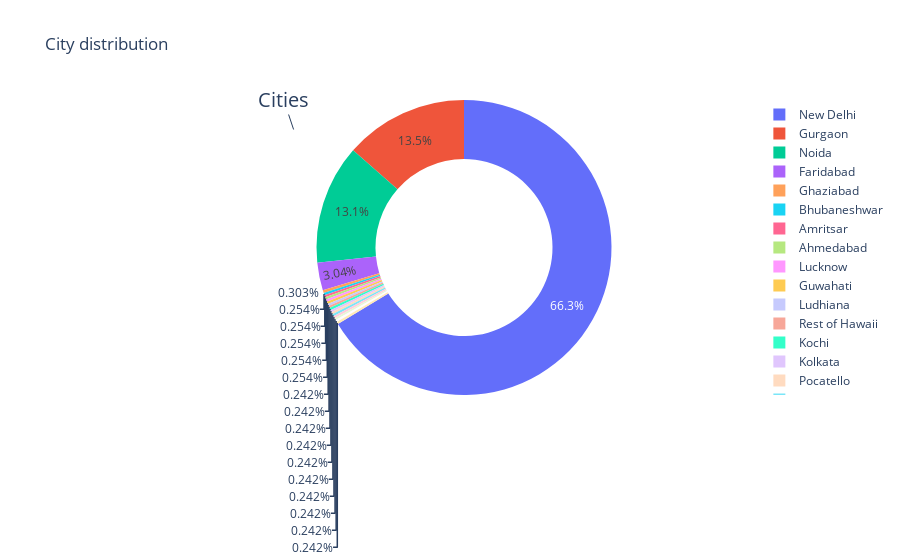

Write notebook code for a chart like this one.
### Markdown cell above
# Let us try to understand the coverage of city

### Code cell
from plotly.offline import download_plotlyjs,init_notebook_mode,plot,iplot
import plotly.graph_objs as go
init_notebook_mode(connected=True)

labels=list(df['City'].value_counts().head(20).index)
values=list(df['City'].value_counts().head(20).values)
fig={
    
    'data':[
        
        {
            'type':'pie',
            'hoverinfo':'label+percent',
            'labels':labels,
            'values':values,
            'hole' : 0.6,
            
        }
    ],
    'layout':{
        'title':'City distribution',
        'annotations':[
            {
            'text':'Cities',
            'font': {'size':20},
            'showarrow': True,
            'x':0.2,
            'y':0.9,
            },
        ]
    }
}

iplot(fig)

### Figure 1 — Plotly figure (JSON) as saved in the notebook; plotly's stock layout.template omitted (floating-point values rounded to 4 significant figures)
{"data": [{"hole": 0.6, "hoverinfo": "label+percent", "labels": ["New Delhi", "Gurgaon", "Noida", "Faridabad", "Ghaziabad", "Bhubaneshwar", "Amritsar", "Ahmedabad", "Lucknow", "Guwahati", "Ludhiana", "Rest of Hawaii", "Kochi", "Kolkata", "Pocatello", "Pensacola", "Mumbai", "Mangalore", "Singapore", "Orlando"], "type": "pie", "values": [5473, 1118, 1080, 251, 25, 21, 21, 21, 21, 21, 20, 20, 20, 20, 20, 20, 20, 20, 20, 20]}], "layout": {"annotations": [{"font": {"size": 20}, "showarrow": true, "text": "Cities", "x": 0.2, "y": 0.9}], "title": {"text": "City distribution"}}}
